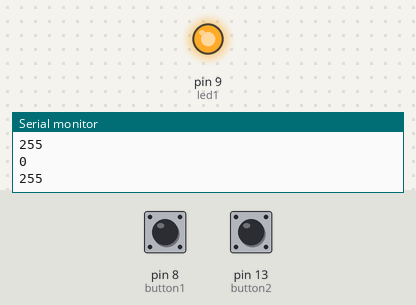
Simulated run of this sketch. Board: Arduino Uno, built with avr-gcc and run on an emulated ATmega328P. Shown: output pins drawn as LEDs (lit = HIGH), the last lines printed to the serial monitor. The inputs (shaded band) are chosen by the test bench; at power-on: pin 13 (button2) HIGH, pin 8 (button1) HIGH.

Above: at 1.2 s.
1.3 s: pin 13 (button2) pulled LOW for 0.15 s
At 2.8 s:
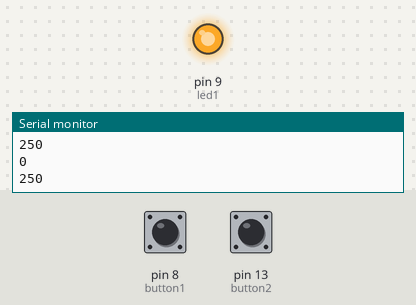
4.4 s: pin 8 (button1) pulled LOW for 0.15 s
At 5.7 s:
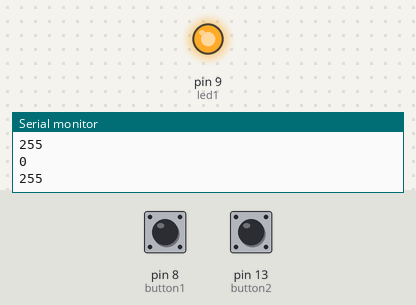
Timing chart, 0 to 7.4 s (numbered marks = the images above; inputs shaded):
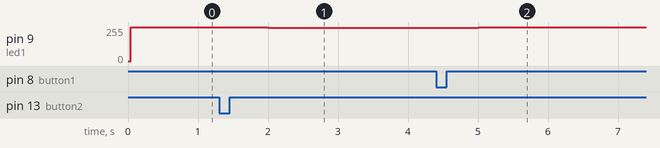

Measured:
- after the input at 1.3 s, pin 9 (led1): 255/255 → 250/255 after 0.70 s
- after the input at 4.4 s, pin 9 (led1): 250/255 → 255/255 after 0.60 s

The sketch:

blinkchangebrightness.ino
```cpp
int led1 = 9;
int brightness;
int button1 = 8;
int button2 = 13;
int lastbuttonstate;
int lastbuttonstate2;
int buttonstate;
int buttonstate2;
int value = 255;
int laston = 0;

void setup() {

  pinMode(led1, OUTPUT);
  pinMode(button1, INPUT_PULLUP);
  pinMode(button2, INPUT_PULLUP);
  Serial.begin(9600);
}

void loop() {


    lastbuttonstate=buttonstate;
    lastbuttonstate2 = buttonstate2;
    buttonstate = digitalRead(button1);
    buttonstate2 = digitalRead(button2);


    if (buttonstate < lastbuttonstate) {
      value = value + 5;

    }


  if (buttonstate2 < lastbuttonstate2) {
    value = value - 5;

  }


  if (millis() % 1000 == 0) {

    laston = 1-laston;

    if (laston==1) {
      brightness = 0;
    } else {
      brightness = value;
    }
    analogWrite (led1, brightness);
    Serial.println(brightness);
  }


}
```
